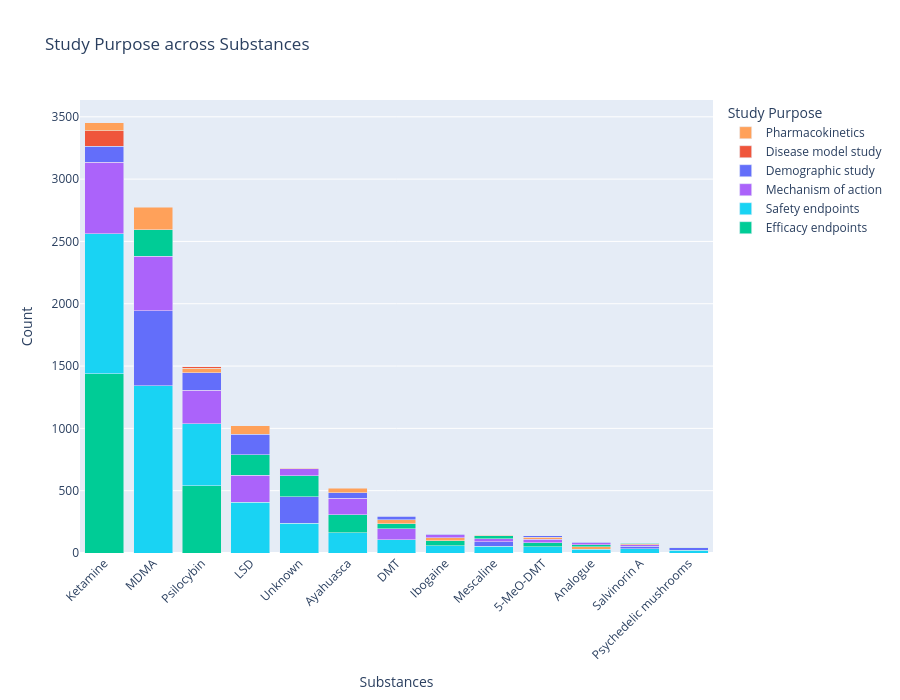

The cell this chart's notebook holds for it:
### Code cell
df_study_purpose = plot_task_stacked_bar_interactive(
    df_2025_class,
    x_task="Substances",
    group_task="Study Purpose",
    exclude_labels={
        "Substances": ['Other', 'Unkown', 'Combination Therapy']
    },
    merge_labels={
        "Substances": {
            "Ketamine": ["Ketamine", "S-Ketamine", "R-Ketamine"]
        }
    }
)

### Figure 1 — Plotly figure (JSON) as saved in the notebook; plotly's stock layout.template omitted (floating-point values rounded to 4 significant figures)
{"data": [{"customdata": [68.71], "hovertemplate": "<b>%{x}</b><br>Efficacy endpoints<br>Count: %{y}<br>Percentage: %{customdata:.1f}%<extra></extra>", "marker": {"color": "#00CC96"}, "name": "Efficacy endpoints", "showlegend": true, "type": "bar", "x": ["Ketamine"], "y": [1438]}, {"customdata": [53.75], "hovertemplate": "<b>%{x}</b><br>Safety endpoints<br>Count: %{y}<br>Percentage: %{customdata:.1f}%<extra></extra>", "marker": {"color": "#19D3F3"}, "name": "Safety endpoints", "showlegend": true, "type": "bar", "x": ["Ketamine"], "y": [1125]}, {"customdata": [27.38], "hovertemplate": "<b>%{x}</b><br>Mechanism of action<br>Count: %{y}<br>Percentage: %{customdata:.1f}%<extra></extra>", "marker": {"color": "#AB63FA"}, "name": "Mechanism of action", "showlegend": true, "type": "bar", "x": ["Ketamine"], "y": [573]}, {"customdata": [6.068], "hovertemplate": "<b>%{x}</b><br>Demographic study<br>Count: %{y}<br>Percentage: %{customdata:.1f}%<extra></extra>", "marker": {"color": "#636EFA"}, "name": "Demographic study", "showlegend": true, "type": "bar", "x": ["Ketamine"], "y": [127]}, {"customdata": [6.02], "hovertemplate": "<b>%{x}</b><br>Disease model study<br>Count: %{y}<br>Percentage: %{customdata:.1f}%<extra></extra>", "marker": {"color": "#EF553B"}, "name": "Disease model study", "showlegend": true, "type": "bar", "x": ["Ketamine"], "y": [126]}, {"customdata": [3.058], "hovertemplate": "<b>%{x}</b><br>Pharmacokinetics<br>Count: %{y}<br>Percentage: %{customdata:.1f}%<extra></extra>", "marker": {"color": "#FFA15A"}, "name": "Pharmacokinetics", "showlegend": true, "type": "bar", "x": ["Ketamine"], "y": [64]}, {"customdata": [75.93], "hovertemplate": "<b>%{x}</b><br>Safety endpoints<br>Count: %{y}<br>Percentage: %{customdata:.1f}%<extra></extra>", "marker": {"color": "#19D3F3"}, "name": "Safety endpoints", "showlegend": false, "type": "bar", "x": ["MDMA"], "y": [1341]}, {"customdata": [34.14], "hovertemplate": "<b>%{x}</b><br>Demographic study<br>Count: %{y}<br>Percentage: %{customdata:.1f}%<extra></extra>", "marker": {"color": "#636EFA"}, "name": "Demographic study", "showlegend": false, "type": "bar", "x": ["MDMA"], "y": [603]}, {"customdata": [24.69], "hovertemplate": "<b>%{x}</b><br>Mechanism of action<br>Count: %{y}<br>Percentage: %{customdata:.1f}%<extra></extra>", "marker": {"color": "#AB63FA"}, "name": "Mechanism of action", "showlegend": false, "type": "bar", "x": ["MDMA"], "y": [436]}, {"customdata": [12.17], "hovertemplate": "<b>%{x}</b><br>Efficacy endpoints<br>Count: %{y}<br>Percentage: %{customdata:.1f}%<extra></extra>", "marker": {"color": "#00CC96"}, "name": "Efficacy endpoints", "showlegend": false, "type": "bar", "x": ["MDMA"], "y": [215]}, {"customdata": [10.14], "hovertemplate": "<b>%{x}</b><br>Pharmacokinetics<br>Count: %{y}<br>Percentage: %{customdata:.1f}%<extra></extra>", "marker": {"color": "#FFA15A"}, "name": "Pharmacokinetics", "showlegend": false, "type": "bar", "x": ["MDMA"], "y": [179]}, {"customdata": [55.73], "hovertemplate": "<b>%{x}</b><br>Efficacy endpoints<br>Count: %{y}<br>Percentage: %{customdata:.1f}%<extra></extra>", "marker": {"color": "#00CC96"}, "name": "Efficacy endpoints", "showlegend": false, "type": "bar", "x": ["Psilocybin"], "y": [540]}, {"customdata": [51.29], "hovertemplate": "<b>%{x}</b><br>Safety endpoints<br>Count: %{y}<br>Percentage: %{customdata:.1f}%<extra></extra>", "marker": {"color": "#19D3F3"}, "name": "Safety endpoints", "showlegend": false, "type": "bar", "x": ["Psilocybin"], "y": [497]}, {"customdata": [27.76], "hovertemplate": "<b>%{x}</b><br>Mechanism of action<br>Count: %{y}<br>Percentage: %{customdata:.1f}%<extra></extra>", "marker": {"color": "#AB63FA"}, "name": "Mechanism of action", "showlegend": false, "type": "bar", "x": ["Psilocybin"], "y": [269]}, {"customdata": [14.34], "hovertemplate": "<b>%{x}</b><br>Demographic study<br>Count: %{y}<br>Percentage: %{customdata:.1f}%<extra></extra>", "marker": {"color": "#636EFA"}, "name": "Demographic study", "showlegend": false, "type": "bar", "x": ["Psilocybin"], "y": [139]}, {"customdata": [4.025], "hovertemplate": "<b>%{x}</b><br>Pharmacokinetics<br>Count: %{y}<br>Percentage: %{customdata:.1f}%<extra></extra>", "marker": {"color": "#FFA15A"}, "name": "Pharmacokinetics", "showlegend": false, "type": "bar", "x": ["Psilocybin"], "y": [39]}, {"customdata": [1.032], "hovertemplate": "<b>%{x}</b><br>Disease model study<br>Count: %{y}<br>Percentage: %{customdata:.1f}%<extra></extra>", "marker": {"color": "#EF553B"}, "name": "Disease model study", "showlegend": false, "type": "bar", "x": ["Psilocybin"], "y": [10]}, {"customdata": [60.48], "hovertemplate": "<b>%{x}</b><br>Safety endpoints<br>Count: %{y}<br>Percentage: %{customdata:.1f}%<extra></extra>", "marker": {"color": "#19D3F3"}, "name": "Safety endpoints", "showlegend": false, "type": "bar", "x": ["LSD"], "y": [407]}, {"customdata": [32.1], "hovertemplate": "<b>%{x}</b><br>Mechanism of action<br>Count: %{y}<br>Percentage: %{customdata:.1f}%<extra></extra>", "marker": {"color": "#AB63FA"}, "name": "Mechanism of action", "showlegend": false, "type": "bar", "x": ["LSD"], "y": [216]}, {"customdata": [24.67], "hovertemplate": "<b>%{x}</b><br>Efficacy endpoints<br>Count: %{y}<br>Percentage: %{customdata:.1f}%<extra></extra>", "marker": {"color": "#00CC96"}, "name": "Efficacy endpoints", "showlegend": false, "type": "bar", "x": ["LSD"], "y": [166]}, {"customdata": [24.07], "hovertemplate": "<b>%{x}</b><br>Demographic study<br>Count: %{y}<br>Percentage: %{customdata:.1f}%<extra></extra>", "marker": {"color": "#636EFA"}, "name": "Demographic study", "showlegend": false, "type": "bar", "x": ["LSD"], "y": [162]}, {"customdata": [10.55], "hovertemplate": "<b>%{x}</b><br>Pharmacokinetics<br>Count: %{y}<br>Percentage: %{customdata:.1f}%<extra></extra>", "marker": {"color": "#FFA15A"}, "name": "Pharmacokinetics", "showlegend": false, "type": "bar", "x": ["LSD"], "y": [71]}, {"customdata": [0.1486], "hovertemplate": "<b>%{x}</b><br>Disease model study<br>Count: %{y}<br>Percentage: %{customdata:.1f}%<extra></extra>", "marker": {"color": "#EF553B"}, "name": "Disease model study", "showlegend": false, "type": "bar", "x": ["LSD"], "y": [1]}, {"customdata": [55.84], "hovertemplate": "<b>%{x}</b><br>Safety endpoints<br>Count: %{y}<br>Percentage: %{customdata:.1f}%<extra></extra>", "marker": {"color": "#19D3F3"}, "name": "Safety endpoints", "showlegend": false, "type": "bar", "x": ["Unknown"], "y": [239]}, {"customdata": [49.53], "hovertemplate": "<b>%{x}</b><br>Demographic study<br>Count: %{y}<br>Percentage: %{customdata:.1f}%<extra></extra>", "marker": {"color": "#636EFA"}, "name": "Demographic study", "showlegend": false, "type": "bar", "x": ["Unknown"], "y": [212]}, {"customdata": [39.25], "hovertemplate": "<b>%{x}</b><br>Efficacy endpoints<br>Count: %{y}<br>Percentage: %{customdata:.1f}%<extra></extra>", "marker": {"color": "#00CC96"}, "name": "Efficacy endpoints", "showlegend": false, "type": "bar", "x": ["Unknown"], "y": [168]}, {"customdata": [13.79], "hovertemplate": "<b>%{x}</b><br>Mechanism of action<br>Count: %{y}<br>Percentage: %{customdata:.1f}%<extra></extra>", "marker": {"color": "#AB63FA"}, "name": "Mechanism of action", "showlegend": false, "type": "bar", "x": ["Unknown"], "y": [59]}, {"customdata": [0.7009], "hovertemplate": "<b>%{x}</b><br>Pharmacokinetics<br>Count: %{y}<br>Percentage: %{customdata:.1f}%<extra></extra>", "marker": {"color": "#FFA15A"}, "name": "Pharmacokinetics", "showlegend": false, "type": "bar", "x": ["Unknown"], "y": [3]}, {"customdata": [46.97], "hovertemplate": "<b>%{x}</b><br>Safety endpoints<br>Count: %{y}<br>Percentage: %{customdata:.1f}%<extra></extra>", "marker": {"color": "#19D3F3"}, "name": "Safety endpoints", "showlegend": false, "type": "bar", "x": ["Ayahuasca"], "y": [163]}, {"customdata": [41.21], "hovertemplate": "<b>%{x}</b><br>Efficacy endpoints<br>Count: %{y}<br>Percentage: %{customdata:.1f}%<extra></extra>", "marker": {"color": "#00CC96"}, "name": "Efficacy endpoints", "showlegend": false, "type": "bar", "x": ["Ayahuasca"], "y": [143]}, {"customdata": [38.62], "hovertemplate": "<b>%{x}</b><br>Mechanism of action<br>Count: %{y}<br>Percentage: %{customdata:.1f}%<extra></extra>", "marker": {"color": "#AB63FA"}, "name": "Mechanism of action", "showlegend": false, "type": "bar", "x": ["Ayahuasca"], "y": [134]}, {"customdata": [12.39], "hovertemplate": "<b>%{x}</b><br>Demographic study<br>Count: %{y}<br>Percentage: %{customdata:.1f}%<extra></extra>", "marker": {"color": "#636EFA"}, "name": "Demographic study", "showlegend": false, "type": "bar", "x": ["Ayahuasca"], "y": [43]}, {"customdata": [10.66], "hovertemplate": "<b>%{x}</b><br>Pharmacokinetics<br>Count: %{y}<br>Percentage: %{customdata:.1f}%<extra></extra>", "marker": {"color": "#FFA15A"}, "name": "Pharmacokinetics", "showlegend": false, "type": "bar", "x": ["Ayahuasca"], "y": [37]}, {"customdata": [54.4], "hovertemplate": "<b>%{x}</b><br>Safety endpoints<br>Count: %{y}<br>Percentage: %{customdata:.1f}%<extra></extra>", "marker": {"color": "#19D3F3"}, "name": "Safety endpoints", "showlegend": false, "type": "bar", "x": ["DMT"], "y": [105]}, {"customdata": [46.11], "hovertemplate": "<b>%{x}</b><br>Mechanism of action<br>Count: %{y}<br>Percentage: %{customdata:.1f}%<extra></extra>", "marker": {"color": "#AB63FA"}, "name": "Mechanism of action", "showlegend": false, "type": "bar", "x": ["DMT"], "y": [89]}, {"customdata": [20.73], "hovertemplate": "<b>%{x}</b><br>Efficacy endpoints<br>Count: %{y}<br>Percentage: %{customdata:.1f}%<extra></extra>", "marker": {"color": "#00CC96"}, "name": "Efficacy endpoints", "showlegend": false, "type": "bar", "x": ["DMT"], "y": [40]}, {"customdata": [17.62], "hovertemplate": "<b>%{x}</b><br>Pharmacokinetics<br>Count: %{y}<br>Percentage: %{customdata:.1f}%<extra></extra>", "marker": {"color": "#FFA15A"}, "name": "Pharmacokinetics", "showlegend": false, "type": "bar", "x": ["DMT"], "y": [34]}, {"customdata": [13.99], "hovertemplate": "<b>%{x}</b><br>Demographic study<br>Count: %{y}<br>Percentage: %{customdata:.1f}%<extra></extra>", "marker": {"color": "#636EFA"}, "name": "Demographic study", "showlegend": false, "type": "bar", "x": ["DMT"], "y": [27]}, {"customdata": [2.591], "hovertemplate": "<b>%{x}</b><br>Disease model study<br>Count: %{y}<br>Percentage: %{customdata:.1f}%<extra></extra>", "marker": {"color": "#EF553B"}, "name": "Disease model study", "showlegend": false, "type": "bar", "x": ["DMT"], "y": [5]}, {"customdata": [63.33], "hovertemplate": "<b>%{x}</b><br>Safety endpoints<br>Count: %{y}<br>Percentage: %{customdata:.1f}%<extra></extra>", "marker": {"color": "#19D3F3"}, "name": "Safety endpoints", "showlegend": false, "type": "bar", "x": ["Ibogaine"], "y": [57]}, {"customdata": [46.67], "hovertemplate": "<b>%{x}</b><br>Efficacy endpoints<br>Count: %{y}<br>Percentage: %{customdata:.1f}%<extra></extra>", "marker": {"color": "#00CC96"}, "name": "Efficacy endpoints", "showlegend": false, "type": "bar", "x": ["Ibogaine"], "y": [42]}, {"customdata": [26.67], "hovertemplate": "<b>%{x}</b><br>Pharmacokinetics<br>Count: %{y}<br>Percentage: %{customdata:.1f}%<extra></extra>", "marker": {"color": "#FFA15A"}, "name": "Pharmacokinetics", "showlegend": false, "type": "bar", "x": ["Ibogaine"], "y": [24]}, {"customdata": [25.56], "hovertemplate": "<b>%{x}</b><br>Mechanism of action<br>Count: %{y}<br>Percentage: %{customdata:.1f}%<extra></extra>", "marker": {"color": "#AB63FA"}, "name": "Mechanism of action", "showlegend": false, "type": "bar", "x": ["Ibogaine"], "y": [23]}, {"customdata": [6.667], "hovertemplate": "<b>%{x}</b><br>Demographic study<br>Count: %{y}<br>Percentage: %{customdata:.1f}%<extra></extra>", "marker": {"color": "#636EFA"}, "name": "Demographic study", "showlegend": false, "type": "bar", "x": ["Ibogaine"], "y": [6]}, {"customdata": [56.38], "hovertemplate": "<b>%{x}</b><br>Safety endpoints<br>Count: %{y}<br>Percentage: %{customdata:.1f}%<extra></extra>", "marker": {"color": "#19D3F3"}, "name": "Safety endpoints", "showlegend": false, "type": "bar", "x": ["Mescaline"], "y": [53]}, {"customdata": [41.49], "hovertemplate": "<b>%{x}</b><br>Demographic study<br>Count: %{y}<br>Percentage: %{customdata:.1f}%<extra></extra>", "marker": {"color": "#636EFA"}, "name": "Demographic study", "showlegend": false, "type": "bar", "x": ["Mescaline"], "y": [39]}, {"customdata": [24.47], "hovertemplate": "<b>%{x}</b><br>Mechanism of action<br>Count: %{y}<br>Percentage: %{customdata:.1f}%<extra></extra>", "marker": {"color": "#AB63FA"}, "name": "Mechanism of action", "showlegend": false, "type": "bar", "x": ["Mescaline"], "y": [23]}, {"customdata": [24.47], "hovertemplate": "<b>%{x}</b><br>Efficacy endpoints<br>Count: %{y}<br>Percentage: %{customdata:.1f}%<extra></extra>", "marker": {"color": "#00CC96"}, "name": "Efficacy endpoints", "showlegend": false, "type": "bar", "x": ["Mescaline"], "y": [23]}, {"customdata": [5.319], "hovertemplate": "<b>%{x}</b><br>Pharmacokinetics<br>Count: %{y}<br>Percentage: %{customdata:.1f}%<extra></extra>", "marker": {"color": "#FFA15A"}, "name": "Pharmacokinetics", "showlegend": false, "type": "bar", "x": ["Mescaline"], "y": [5]}, {"customdata": [63.29], "hovertemplate": "<b>%{x}</b><br>Safety endpoints<br>Count: %{y}<br>Percentage: %{customdata:.1f}%<extra></extra>", "marker": {"color": "#19D3F3"}, "name": "Safety endpoints", "showlegend": false, "type": "bar", "x": ["5-MeO-DMT"], "y": [50]}, {"customdata": [43.04], "hovertemplate": "<b>%{x}</b><br>Efficacy endpoints<br>Count: %{y}<br>Percentage: %{customdata:.1f}%<extra></extra>", "marker": {"color": "#00CC96"}, "name": "Efficacy endpoints", "showlegend": false, "type": "bar", "x": ["5-MeO-DMT"], "y": [34]}, {"customdata": [31.65], "hovertemplate": "<b>%{x}</b><br>Mechanism of action<br>Count: %{y}<br>Percentage: %{customdata:.1f}%<extra></extra>", "marker": {"color": "#AB63FA"}, "name": "Mechanism of action", "showlegend": false, "type": "bar", "x": ["5-MeO-DMT"], "y": [25]}, {"customdata": [21.52], "hovertemplate": "<b>%{x}</b><br>Pharmacokinetics<br>Count: %{y}<br>Percentage: %{customdata:.1f}%<extra></extra>", "marker": {"color": "#FFA15A"}, "name": "Pharmacokinetics", "showlegend": false, "type": "bar", "x": ["5-MeO-DMT"], "y": [17]}, {"customdata": [13.92], "hovertemplate": "<b>%{x}</b><br>Demographic study<br>Count: %{y}<br>Percentage: %{customdata:.1f}%<extra></extra>", "marker": {"color": "#636EFA"}, "name": "Demographic study", "showlegend": false, "type": "bar", "x": ["5-MeO-DMT"], "y": [11]}, {"customdata": [65.96], "hovertemplate": "<b>%{x}</b><br>Safety endpoints<br>Count: %{y}<br>Percentage: %{customdata:.1f}%<extra></extra>", "marker": {"color": "#19D3F3"}, "name": "Safety endpoints", "showlegend": false, "type": "bar", "x": ["Analogue"], "y": [31]}, {"customdata": [40.43], "hovertemplate": "<b>%{x}</b><br>Pharmacokinetics<br>Count: %{y}<br>Percentage: %{customdata:.1f}%<extra></extra>", "marker": {"color": "#FFA15A"}, "name": "Pharmacokinetics", "showlegend": false, "type": "bar", "x": ["Analogue"], "y": [19]}, {"customdata": [38.3], "hovertemplate": "<b>%{x}</b><br>Efficacy endpoints<br>Count: %{y}<br>Percentage: %{customdata:.1f}%<extra></extra>", "marker": {"color": "#00CC96"}, "name": "Efficacy endpoints", "showlegend": false, "type": "bar", "x": ["Analogue"], "y": [18]}, {"customdata": [29.79], "hovertemplate": "<b>%{x}</b><br>Mechanism of action<br>Count: %{y}<br>Percentage: %{customdata:.1f}%<extra></extra>", "marker": {"color": "#AB63FA"}, "name": "Mechanism of action", "showlegend": false, "type": "bar", "x": ["Analogue"], "y": [14]}, {"customdata": [6.383], "hovertemplate": "<b>%{x}</b><br>Demographic study<br>Count: %{y}<br>Percentage: %{customdata:.1f}%<extra></extra>", "marker": {"color": "#636EFA"}, "name": "Demographic study", "showlegend": false, "type": "bar", "x": ["Analogue"], "y": [3]}, {"customdata": [70.21], "hovertemplate": "<b>%{x}</b><br>Safety endpoints<br>Count: %{y}<br>Percentage: %{customdata:.1f}%<extra></extra>", "marker": {"color": "#19D3F3"}, "name": "Safety endpoints", "showlegend": false, "type": "bar", "x": ["Salvinorin A"], "y": [33]}, {"customdata": [44.68], "hovertemplate": "<b>%{x}</b><br>Demographic study<br>Count: %{y}<br>Percentage: %{customdata:.1f}%<extra></extra>", "marker": {"color": "#636EFA"}, "name": "Demographic study", "showlegend": false, "type": "bar", "x": ["Salvinorin A"], "y": [21]}, {"customdata": [27.66], "hovertemplate": "<b>%{x}</b><br>Mechanism of action<br>Count: %{y}<br>Percentage: %{customdata:.1f}%<extra></extra>", "marker": {"color": "#AB63FA"}, "name": "Mechanism of action", "showlegend": false, "type": "bar", "x": ["Salvinorin A"], "y": [13]}, {"customdata": [17.02], "hovertemplate": "<b>%{x}</b><br>Pharmacokinetics<br>Count: %{y}<br>Percentage: %{customdata:.1f}%<extra></extra>", "marker": {"color": "#FFA15A"}, "name": "Pharmacokinetics", "showlegend": false, "type": "bar", "x": ["Salvinorin A"], "y": [8]}, {"customdata": [6.383], "hovertemplate": "<b>%{x}</b><br>Efficacy endpoints<br>Count: %{y}<br>Percentage: %{customdata:.1f}%<extra></extra>", "marker": {"color": "#00CC96"}, "name": "Efficacy endpoints", "showlegend": false, "type": "bar", "x": ["Salvinorin A"], "y": [3]}, {"customdata": [82.14], "hovertemplate": "<b>%{x}</b><br>Safety endpoints<br>Count: %{y}<br>Percentage: %{customdata:.1f}%<extra></extra>", "marker": {"color": "#19D3F3"}, "name": "Safety endpoints", "showlegend": false, "type": "bar", "x": ["Psychedelic mushrooms"], "y": [23]}, {"customdata": [71.43], "hovertemplate": "<b>%{x}</b><br>Demographic study<br>Count: %{y}<br>Percentage: %{customdata:.1f}%<extra></extra>", "marker": {"color": "#636EFA"}, "name": "Demographic study", "showlegend": false, "type": "bar", "x": ["Psychedelic mushrooms"], "y": [20]}, {"customdata": [10.71], "hovertemplate": "<b>%{x}</b><br>Efficacy endpoints<br>Count: %{y}<br>Percentage: %{customdata:.1f}%<extra></extra>", "marker": {"color": "#00CC96"}, "name": "Efficacy endpoints", "showlegend": false, "type": "bar", "x": ["Psychedelic mushrooms"], "y": [3]}, {"customdata": [3.571], "hovertemplate": "<b>%{x}</b><br>Mechanism of action<br>Count: %{y}<br>Percentage: %{customdata:.1f}%<extra></extra>", "marker": {"color": "#AB63FA"}, "name": "Mechanism of action", "showlegend": false, "type": "bar", "x": ["Psychedelic mushrooms"], "y": [1]}], "layout": {"barmode": "stack", "height": 700, "legend": {"title": {"text": "Study Purpose"}}, "title": {"text": "Study Purpose across Substances"}, "xaxis": {"tickangle": -45, "title": {"text": "Substances"}}, "yaxis": {"title": {"text": "Count"}}}}
